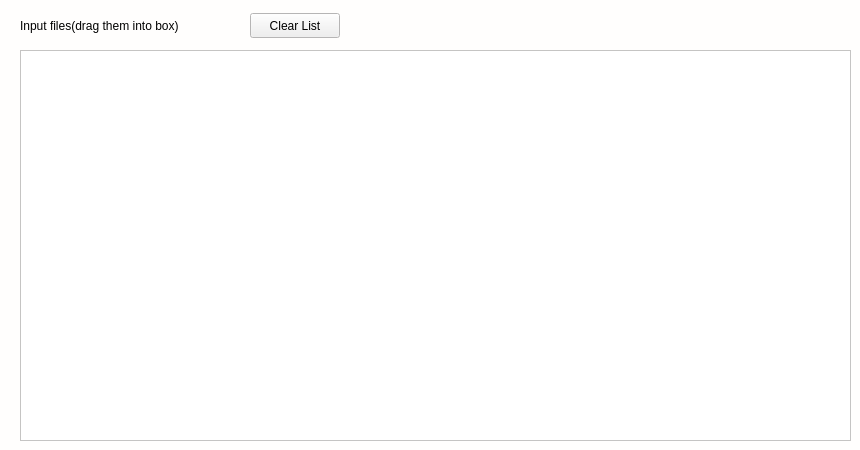
      <widget class="QWidget" name="tab">
       <property name="palette">
        <palette>
         <active>
          <colorrole role="Base">
           <brush brushstyle="SolidPattern">
            <color alpha="255">
             <red>255</red>
             <green>255</green>
             <blue>255</blue>
            </color>
           </brush>
          </colorrole>
          <colorrole role="Window">
           <brush brushstyle="SolidPattern">
            <color alpha="255">
             <red>255</red>
             <green>254</green>
             <blue>253</blue>
            </color>
           </brush>
          </colorrole>
          <colorrole role="Shadow">
           <brush brushstyle="SolidPattern">
            <color alpha="255">
             <red>255</red>
             <green>255</green>
             <blue>254</blue>
            </color>
           </brush>
          </colorrole>
          <colorrole role="HighlightedText">
           <brush brushstyle="SolidPattern">
            <color alpha="255">
             <red>162</red>
             <green>162</green>
             <blue>162</blue>
            </color>
           </brush>
          </colorrole>
         </active>
         <inactive>
          <colorrole role="Base">
           <brush brushstyle="SolidPattern">
            <color alpha="255">
             <red>255</red>
             <green>255</green>
             <blue>255</blue>
            </color>
           </brush>
          </colorrole>
          <colorrole role="Window">
           <brush brushstyle="SolidPattern">
            <color alpha="255">
             <red>255</red>
             <green>254</green>
             <blue>253</blue>
            </color>
           </brush>
          </colorrole>
          <colorrole role="Shadow">
           <brush brushstyle="SolidPattern">
            <color alpha="255">
             <red>255</red>
             <green>255</green>
             <blue>254</blue>
            </color>
           </brush>
          </colorrole>
          <colorrole role="HighlightedText">
           <brush brushstyle="SolidPattern">
            <color alpha="255">
             <red>162</red>
             <green>162</green>
             <blue>162</blue>
            </color>
           </brush>
          </colorrole>
         </inactive>
         <disabled>
          <colorrole role="Base">
           <brush brushstyle="SolidPattern">
            <color alpha="255">
             <red>255</red>
             <green>254</green>
             <blue>253</blue>
            </color>
           </brush>
          </colorrole>
          <colorrole role="Window">
           <brush brushstyle="SolidPattern">
            <color alpha="255">
             <red>255</red>
             <green>254</green>
             <blue>253</blue>
            </color>
           </brush>
          </colorrole>
          <colorrole role="Shadow">
           <brush brushstyle="SolidPattern">
            <color alpha="255">
             <red>255</red>
             <green>255</green>
             <blue>254</blue>
            </color>
           </brush>
          </colorrole>
          <colorrole role="HighlightedText">
           <brush brushstyle="SolidPattern">
            <color alpha="255">
             <red>162</red>
             <green>162</green>
             <blue>162</blue>
            </color>
           </brush>
          </colorrole>
         </disabled>
        </palette>
       </property>
       <attribute name="title">
        <string>Input Files</string>
       </attribute>
       <widget class="QWidget" name="horizontalLayoutWidget">
        <property name="geometry">
         <rect>
          <x>20</x>
          <y>10</y>
          <width>320</width>
          <height>31</height>
         </rect>
        </property>
        <layout class="QHBoxLayout" name="horizontalLayout">
         <item>
          <widget class="QLabel" name="label">
           <property name="text">
            <string>Input files(drag them into box)</string>
           </property>
          </widget>
         </item>
         <item>
          <widget class="QPushButton" name="pushButton">
           <property name="sizePolicy">
            <sizepolicy hsizetype="Minimum" vsizetype="Fixed">
             <horstretch>0</horstretch>
             <verstretch>0</verstretch>
            </sizepolicy>
           </property>
           <property name="maximumSize">
            <size>
             <width>90</width>
             <height>25</height>
            </size>
           </property>
           <property name="text">
            <string>Clear List</string>
           </property>
          </widget>
         </item>
        </layout>
       </widget>
       <widget class="QTextEdit" name="textEdit_2">
        <property name="geometry">
         <rect>
          <x>20</x>
          <y>50</y>
          <width>831</width>
          <height>391</height>
         </rect>
        </property>
        <property name="html">
         <string>&lt;!DOCTYPE HTML PUBLIC &quot;-//W3C//DTD HTML 4.0//EN&quot; &quot;http://www.w3.org/TR/REC-html40/strict.dtd&quot;&gt;
&lt;html&gt;&lt;head&gt;&lt;meta name=&quot;qrichtext&quot; content=&quot;1&quot; /&gt;&lt;style type=&quot;text/css&quot;&gt;
p, li { white-space: pre-wrap; }
&lt;/style&gt;&lt;/head&gt;&lt;body style=&quot; font-family:'Sans Serif'; font-size:11pt; font-weight:400; font-style:normal;&quot;&gt;
&lt;p style=&quot;-qt-paragraph-type:empty; margin-top:0px; margin-bottom:0px; margin-left:0px; margin-right:0px; -qt-block-indent:0; text-indent:0px; font-family:'Ubuntu';&quot;&gt;&lt;br /&gt;&lt;/p&gt;&lt;/body&gt;&lt;/html&gt;</string>
        </property>
       </widget>
      </widget>
